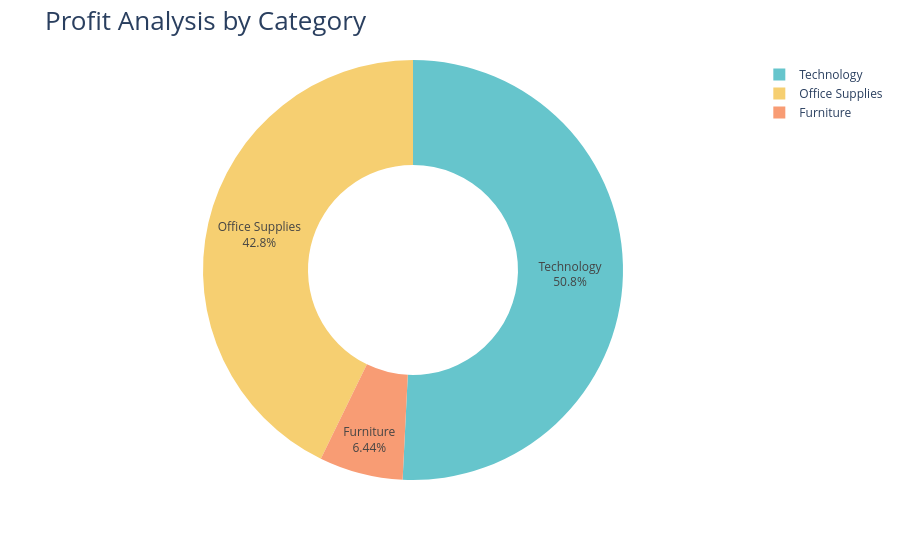

Notebook code for this chart:
### Markdown cell above
Profit Analysis by Category

### Code cell
Profit_by_category = df.groupby('Category')['Profit'].sum().reset_index()
fig = px.pie(Profit_by_category,
             values = 'Profit',
             names = 'Category',
             hole = 0.5,
             color_discrete_sequence=px.colors.qualitative.Pastel)
fig.update_traces(textposition = 'inside',textinfo = 'percent+label')
fig.update_layout(title = 'Profit Analysis by Category',title_font=dict(size=26))
fig.show()

### Figure 1 — Plotly figure (JSON) as saved in the notebook; plotly's stock layout.template omitted (floating-point values rounded to 4 significant figures)
{"data": [{"domain": {"x": [0, 1], "y": [0, 1]}, "hole": 0.5, "hovertemplate": "Category=%{label}<br>Profit=%{value}<extra></extra>", "labels": ["Furniture", "Office Supplies", "Technology"], "legendgroup": "", "name": "", "showlegend": true, "textinfo": "percent+label", "textposition": "inside", "type": "pie", "values": [18450.0, 122500.0, 145500.0]}], "layout": {"legend": {"tracegroupgap": 0}, "margin": {"t": 60}, "piecolorway": ["rgb(102, 197, 204)", "rgb(246, 207, 113)", "rgb(248, 156, 116)", "rgb(220, 176, 242)", "rgb(135, 197, 95)", "rgb(158, 185, 243)", "rgb(254, 136, 177)", "rgb(201, 219, 116)", "rgb(139, 224, 164)", "rgb(180, 151, 231)", "rgb(179, 179, 179)"], "title": {"font": {"size": 26}, "text": "Profit Analysis by Category"}}}
